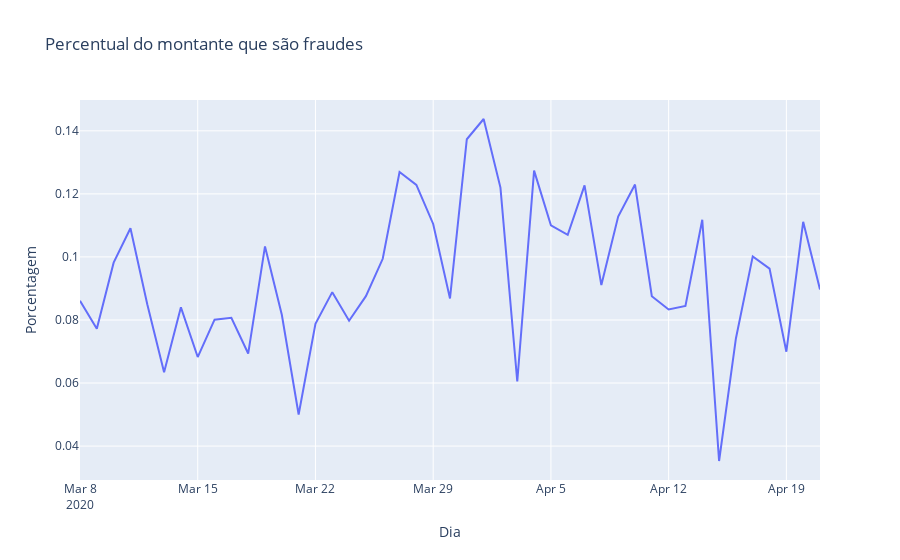

The notebook cell this image was saved under:
### Code cell
import plotly.express as px
per_monto_fraudes= soma_fraudes/soma_nao_fraudes

fig = px.line(per_monto_fraudes, x=per_monto_fraudes.index, y='monto', title='Percentual do montante que são fraudes')
fig.update_xaxes(title='Dia')
fig.update_yaxes(title='Porcentagem')
fig.show()

### Figure 1 — Plotly figure (JSON) as saved in the notebook; plotly's stock layout.template omitted (floating-point values rounded to 4 significant figures)
{"data": [{"hovertemplate": "data_dia=%{x}<br>monto=%{y}<extra></extra>", "legendgroup": "", "line": {"color": "#636efa", "dash": "solid"}, "marker": {"symbol": "circle"}, "mode": "lines", "name": "", "orientation": "v", "showlegend": false, "type": "scatter", "x": ["2020-03-08", "2020-03-09", "2020-03-10", "2020-03-11", "2020-03-12", "2020-03-13", "2020-03-14", "2020-03-15", "2020-03-16", "2020-03-17", "2020-03-18", "2020-03-19", "2020-03-20", "2020-03-21", "2020-03-22", "2020-03-23", "2020-03-24", "2020-03-25", "2020-03-26", "2020-03-27", "2020-03-28", "2020-03-29", "2020-03-30", "2020-03-31", "2020-04-01", "2020-04-02", "2020-04-03", "2020-04-04", "2020-04-05", "2020-04-06", "2020-04-07", "2020-04-08", "2020-04-09", "2020-04-10", "2020-04-11", "2020-04-12", "2020-04-13", "2020-04-14", "2020-04-15", "2020-04-16", "2020-04-17", "2020-04-18", "2020-04-19", "2020-04-20", "2020-04-21"], "xaxis": "x", "y": [0.08608, 0.07719, 0.09819, 0.1091, 0.08497, 0.06345, 0.08402, 0.06825, 0.0801, 0.08067, 0.06936, 0.1033, 0.08164, 0.05003, 0.07879, 0.08883, 0.07976, 0.08755, 0.09941, 0.127, 0.1228, 0.1105, 0.08684, 0.1373, 0.1438, 0.122, 0.06049, 0.1274, 0.11, 0.107, 0.1227, 0.09107, 0.1128, 0.123, 0.08756, 0.08334, 0.08443, 0.1118, 0.03527, 0.07414, 0.1002, 0.09629, 0.06993, 0.1112, 0.08969], "yaxis": "y"}], "layout": {"legend": {"tracegroupgap": 0}, "title": {"text": "Percentual do montante que são fraudes"}, "xaxis": {"anchor": "y", "domain": [0, 1], "title": {"text": "Dia"}}, "yaxis": {"anchor": "x", "domain": [0, 1], "title": {"text": "Porcentagem"}}}}
